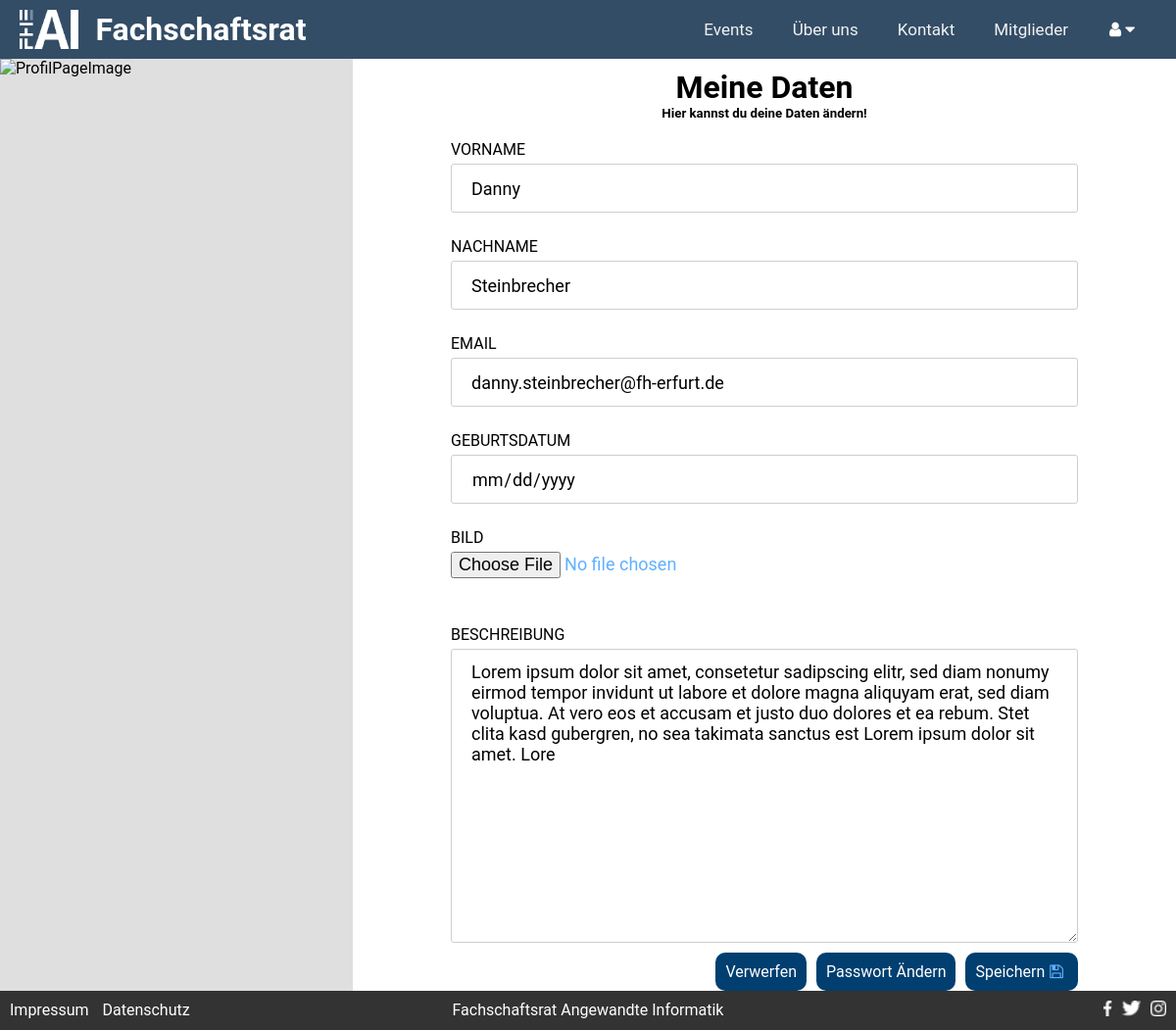
The app's page /index.php/?c=pages&a=profil (signed in) with its own data.
### tables this page shows
CREATE TABLE IF NOT EXISTS `USER` (
  `ID` INT NOT NULL AUTO_INCREMENT,
  `CREATED_AT` TIMESTAMP NOT NULL DEFAULT CURRENT_TIMESTAMP,
  `UPDATED_AT` TIMESTAMP NULL DEFAULT NULL ON UPDATE CURRENT_TIMESTAMP,
  `FIRSTNAME` VARCHAR(21) NOT NULL,
  `LASTNAME` VARCHAR(24) NOT NULL,
  `DATE_OF_BIRTH` DATETIME NOT NULL,
  `DESCRIPTION` TEXT NULL,
  `PICTURE` VARCHAR(13) NULL,
  `EMAIL` VARCHAR(62) NOT NULL,
  `PASSWORD` VARCHAR(255) NOT NULL,
  `ROLE_ID` INT NOT NULL,
  PRIMARY KEY (`ID`),
  INDEX `fk_USER_ROLE1_idx` (`ROLE_ID` ASC),
  CONSTRAINT `fk_USER_ROLE1`
    FOREIGN KEY (`ROLE_ID`)
    REFERENCES `ROLE` (`ID`)
    ON DELETE NO ACTION
    ON UPDATE NO ACTION);

### models/baseModel.class.php (called while the page is built, shortened)
<?php
abstract class BaseModel
{
    public static function tablename()
    {
        $class = get_called_class();
        if(defined($class.'::TABLENAME'))
        {
            return $class::TABLENAME;
        }
        return null;
    }
    public static function findOne($where = '')
    {
        $db  = $GLOBALS['db'];
        $result = null;
        try
        {
            $sql = 'SELECT * FROM ' . self::tablename();
            if(!empty($where))
            {
                $sql .= ' WHERE ' . $where .  ';';
            }
            $result = $db->query($sql)->fetch();
        }
        catch(\PDOException $e)
        {
            die('Select statment failed: ' . $e->getMessage());
        }
        return $result;
    }
}

### controller/pages_controller.php (called while the page is built, shortened)
<?php
class PagesController extends Controller{
    public function actionprofil(){
        $where = 'ID = '. $_SESSION['userId'];
        $user = User::findOne($where);
    }
}

### views/pages/profil.php (the view)
<div class="SitePicture" id="fadeInImg">
    <img class="center" src="<?=ROOTPATH.'assets/images/matrix.jpg'?>" alt="ProfilPageImage">
</div>
<div action="#" method="post" class="Content" id="fadeIn">
    <form autocomplete= "off">
        <h1>Meine Daten</h1>
        <h5>Hier kannst du deine Daten ändern!</h5>
        <label for="frontname">VORNAME </label>
        <input type = "text" id="frontname" name="frontname"
                value = "<?=htmlspecialchars($userProfil['FIRSTNAME'])?>">
        <label for="rearname">NACHNAME </label>
        <input type = "text" id="rearname" name="rearname"
               value = "<?=htmlspecialchars($userProfil['LASTNAME'])?>">
        <label for="email">EMAIL </label>
        <input type = "email" id="email" name="email"
               value = "<?=htmlspecialchars($userProfil['EMAIL'])?>">
        <label for="dateOfBirth">GEBURTSDATUM </label>
        <input type = "date" id="dateOfBirth" name="dateOfBirth"
               value = "<?=htmlspecialchars($userProfil['DATE_OF_BIRTH'])?>">
        <label for="picture">BILD </label>
        <input type = "file"  accept=".jpg, .jpeg, .png" id="picture" name="picture"
               value = "<?=htmlspecialchars($userProfil['PICTURE'])?>">
        <label for="description">BESCHREIBUNG  </label>
            <textarea name="description" id="description" cols="44" rows="5"><?=htmlspecialchars($userProfil['DESCRIPTION'])?></textarea>
        <button type="submit">Speichern<i class="fa fa-floppy-o" aria-hidden="true"></i></button>
        <button type="button">Passwort Ändern</button>
        <button type="reset"> Verwerfen</button>
    </form>
</div>

### assets/css/design.css (style rules this page uses)
html, body { background: #dfdfdf; height:100%; margin:0; padding:0; overflow: hidden; }
* { margin: 0; padding: 0; border: 0; font-family: 'Roboto', sans-serif; box-sizing: border-box; }
.center { display: block; margin-left: auto; margin-right: auto; width: 50%; }
.Content { background: #ffffff; height: calc(100% - 100px); position: relative; overflow: auto; padding: 10px 20px 10px 20px; }
.Content h1 { text-align: center; }
.Content button { font-size: 16px; text-align: center; background-color: #003F70; padding: 10px; text-decoration: none; color: white; border-radius:10px; }
.Content button i { margin: 0 5px 0 5px; }
.Content label { width: 100%; }
.SitePicture { height: calc(100% - 100px); position: relative; overflow:hidden; width:30%; float: left; }
.SitePicture img { height: 100%; width: 100%; }
div#fadeIn { animation: animationFadeIn ease 3s; }
div#fadeInImg { animation: animationFadeIn ease 1.5s; }
form { width: 80%; max-width: 40em; margin-right: auto; margin-left: auto; position: relative; }
form h1 { text-align: center; }
form h5 { text-align: center; }
form input, form textarea, form select { display: block; background-color: #ffffff; width: 100%; height: 50px; font-size: 18px; padding: 12px 20px; margin: 5px 0 5px; border-style: solid; border-width: 1px; border-color: #CECECE; border-radius: 3px; }
form textarea { height: 300px; resize: vertical; }
form i { color: #60B0FF; margin-left: 10px; }
form [type="file"] { padding: 0; border-style: none; color: #60B0FF; }
form [type="date"] { background:#fff url(https://cdn1.iconfinder.com/data/icons/cc_mono_icon_set/blacks/16x16/calendar_2.png) 97% 50% no-repeat ; }
form label { float: left; text-align: left; margin-top: 20px; margin-bottom: 5px; }
form button { float: right; margin: 5px 0 5px 10px; }

### records on screen
user: frontname "Danny", rearname "Steinbrecher", email "danny.steinbrecher@fh-erfurt.de", description "Lorem ipsum dolor sit amet, consetetur sadipscing elitr, sed diam nonumy eirmod tempor invidunt ut labore et dolore magna aliquyam erat, sed diam voluptua. At vero eos et accusam et justo duo dolores et ea rebum. Stet clita kasd gubergren, no sea takimata sanctus est Lorem ipsum dolor sit amet. Lore"
